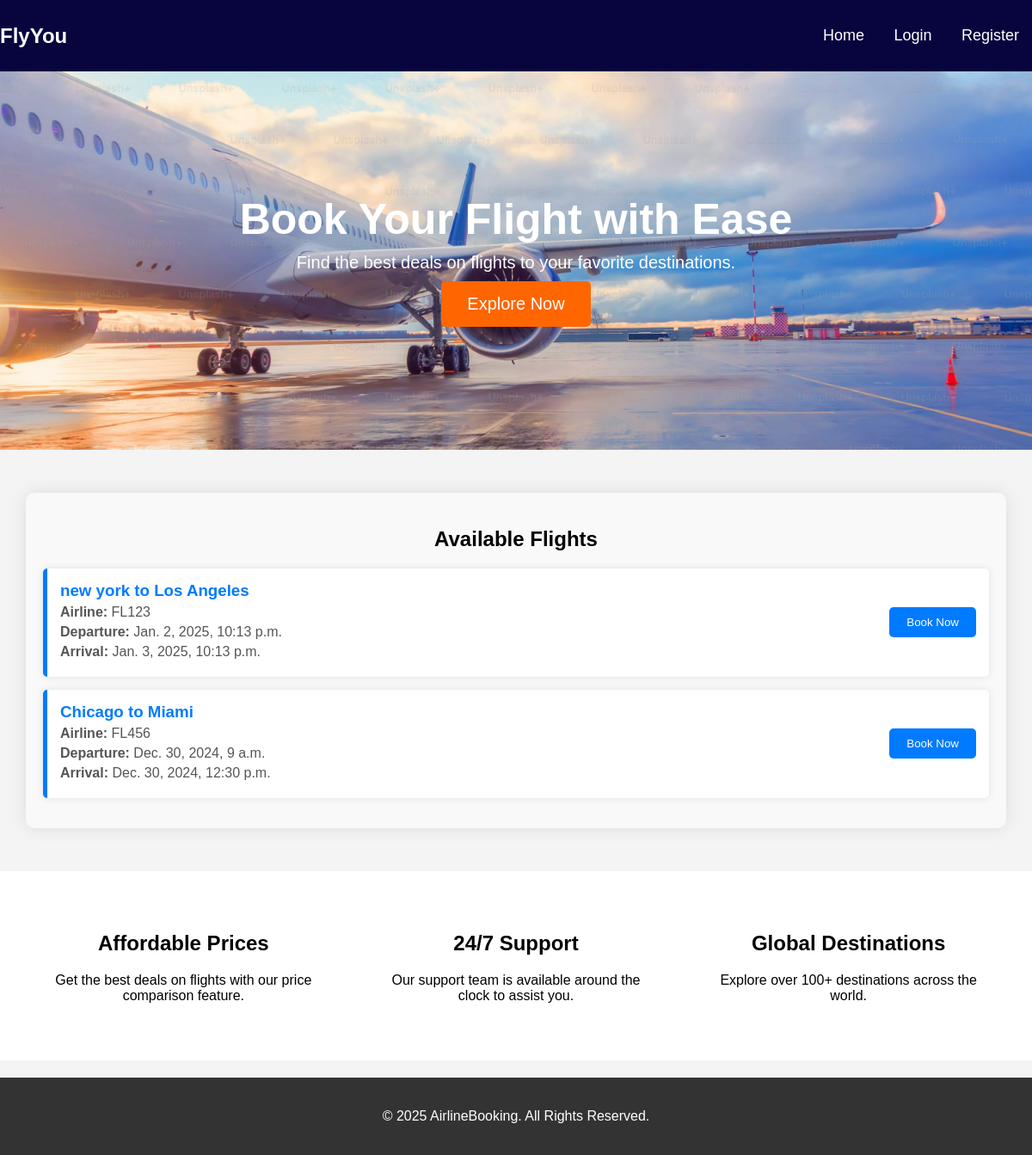
The app's page /, older data.
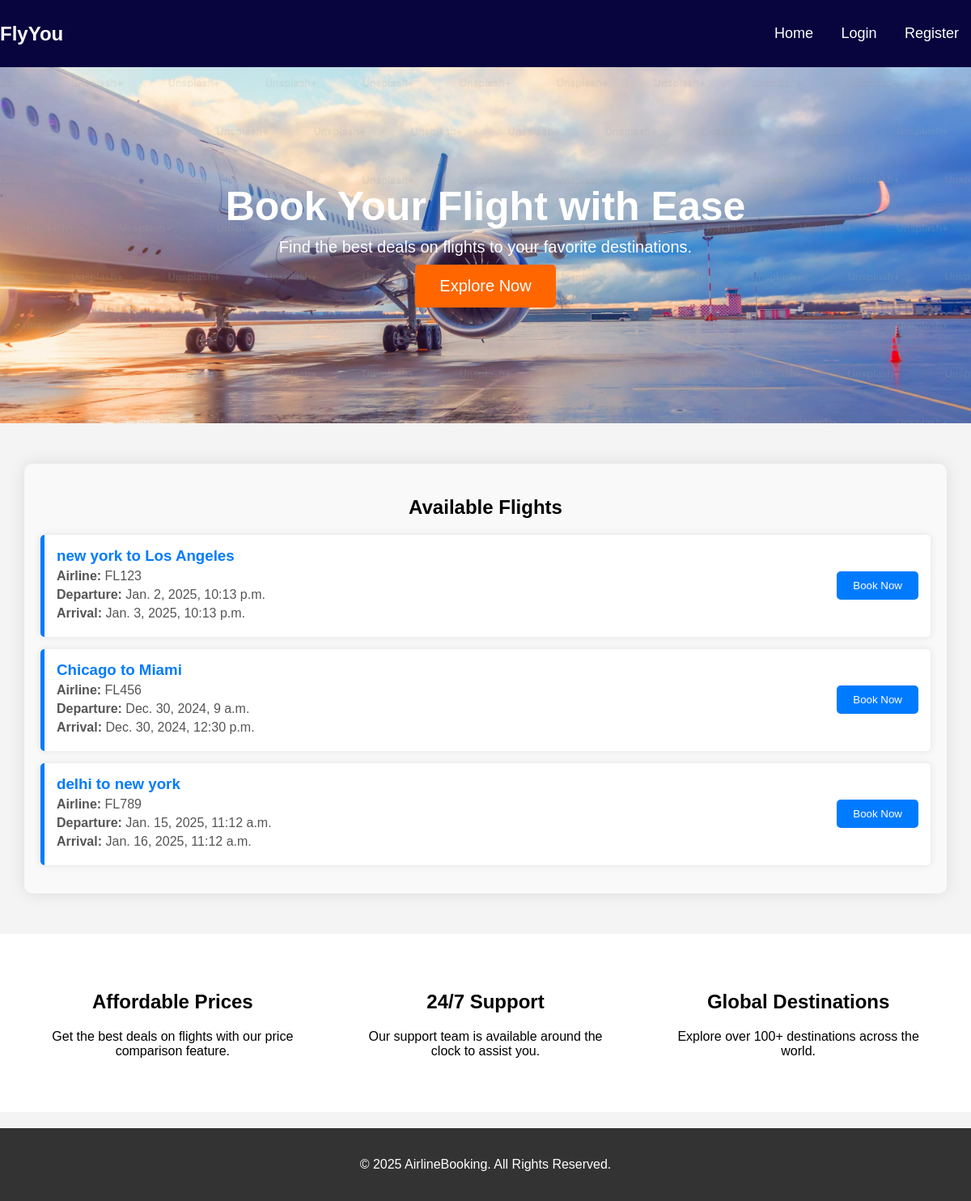
The same page, newer data.
### app/models.py (models this page shows, shortened)
class Flight(models.Model):
    flight_number = models.CharField(max_length=100)
    origin = models.CharField(max_length=100)
    destination = models.CharField(max_length=100)
    departure_time = models.DateTimeField()
    arrival_time = models.DateTimeField()
    economy_seats = models.IntegerField(default=0)
    business_seats = models.IntegerField(default=0)
    first_class_seats = models.IntegerField(default=0)
    economy_price = models.DecimalField(max_digits=10, decimal_places=2)
    business_price = models.DecimalField(max_digits=10, decimal_places=2)
    first_class_price = models.DecimalField(max_digits=10, decimal_places=2)
    available_seats = models.IntegerField(default=0)

### app/views.py (the view)
# urls.py: 2. Add a URL to urlpatterns:  path('', views.home, name='home')
def home(request):
    available_flights = Flight.objects.filter()  # Filter only available flights
    return render(request, 'index.html', {'flights': available_flights})

### templates/index.html (shortened to what this page needs)
<!DOCTYPE html>
<html lang="en">
<head>
    {%load static%}
    <link rel="stylesheet" href="{% static 'css/indexstyle.css'%}">
</head>
<body>
    <header>
        <nav>
            <div class="logo">FlyYou</div>
            <ul class="nav-links">
                <li><a href="{% url 'home'%}">Home</a></li>
                <li><a href="{% url 'user_login'%}">Login</a></li>
                <li><a href="{% url 'user_register'%}">Register</a></li>
            </ul>
        </nav>
    </header>
    <section class="hero">
        <div class="hero-content">
            <h1>Book Your Flight with Ease</h1>
            <p>Find the best deals on flights to your favorite destinations.</p>
            <button class="cta-button" onclick="window.location.href='login'">Explore Now</button>
        </div>
    </section>
    <section class="flight-list">
        <h2>Available Flights</h2>
        {% if flights %}
            {% for flight in flights %}
                <div class="flight">
                    <div class="flight-details">
                        <h3>{{ flight.origin }} to {{ flight.destination }}</h3>
                        <p><strong>Airline:</strong> {{ flight.flight_number }}</p>
                        <p><strong>Departure:</strong> {{ flight.departure_time }}</p>
                        <p><strong>Arrival:</strong> {{ flight.arrival_time }}</p>
                    </div>
                    <button class="book-now-btn" onclick="window.location.href='login'">Book Now</button>
                </div>
            {% endfor %}
        {% else %}
            <p class="text-center">No available flights at the moment.</p>
        {% endif %}
    </section>
    <section class="features">
        <div class="feature">
            <h2>Affordable Prices</h2>
            <p>Get the best deals on flights with our price comparison feature.</p>
        </div>
        <div class="feature">
            <h2>24/7 Support</h2>
            <p>Our support team is available around the clock to assist you.</p>
        </div>
        <div class="feature">
            <h2>Global Destinations</h2>
            <p>Explore over 100+ destinations across the world.</p>
        </div>
    </section>
    <footer>
        <p>&copy; 2025 AirlineBooking. All Rights Reserved.</p>
    </footer>
</body>
</html>

Row changes from the older to the newer data that the page shows:
added Flight: origin "delhi", destination "new york", flight_number "FL789", departure_time "Jan. 15, 2025, 11:12 a.m.", arrival_time "Jan. 16, 2025, 11:12 a.m."
